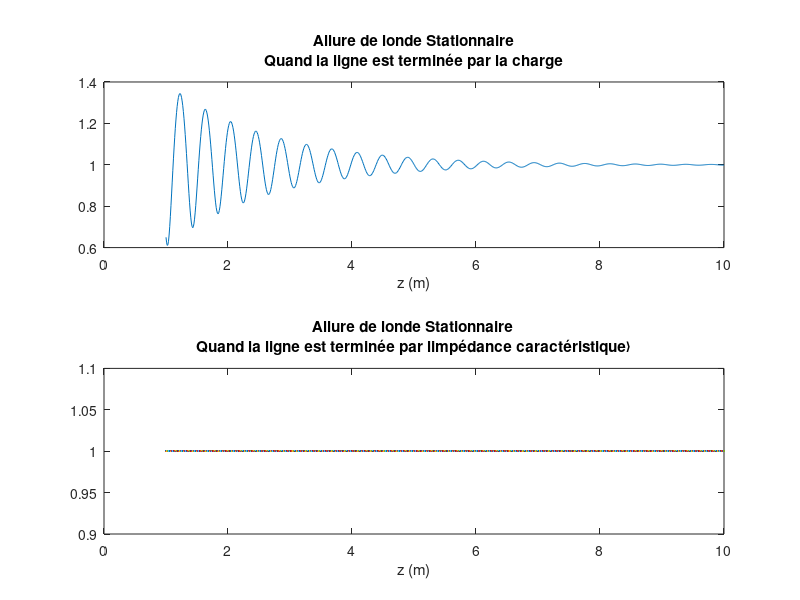

This chart was generated by the following MATLAB code:
% Fréquence
f=100E6;

% Valeurs des composants
R1=5;
R2=10000;
L=100*10^-9;
C=1.5*10^-9;

% Dipoles équivalents
Z=R1+1i*2*pi*f*L;
Y=1/R2+1i*2*pi*f*C;

% Impédance caractéristique & constante de propagation
Zc=sqrt(Z/Y); g=sqrt(Z*Y);

% Constantes d'atténuation & de phase
a=real(g); b=imag(g);

% Charge \& Coefficient de réflexion
Zl=50+1i*10; Gl=(Zl-Zc)/(Zl+Zc);

% Tracé de l'allure de l'onde stationnaire sur une longueur de 10m
z=1:0.01:10;
V=abs(1+Gl*exp(-2*g*z));

subplot(2,1,1)
plot(z,V)
title({'Allure de londe Stationnaire';'Quand la ligne est terminée par la charge'})
xlabel('z (m)')

subplot(2,1,2)
plot(z,1)
title({'Allure de londe Stationnaire';...
    'Quand la ligne est terminée par limpédance caractéristique'})
xlabel('z (m)')
